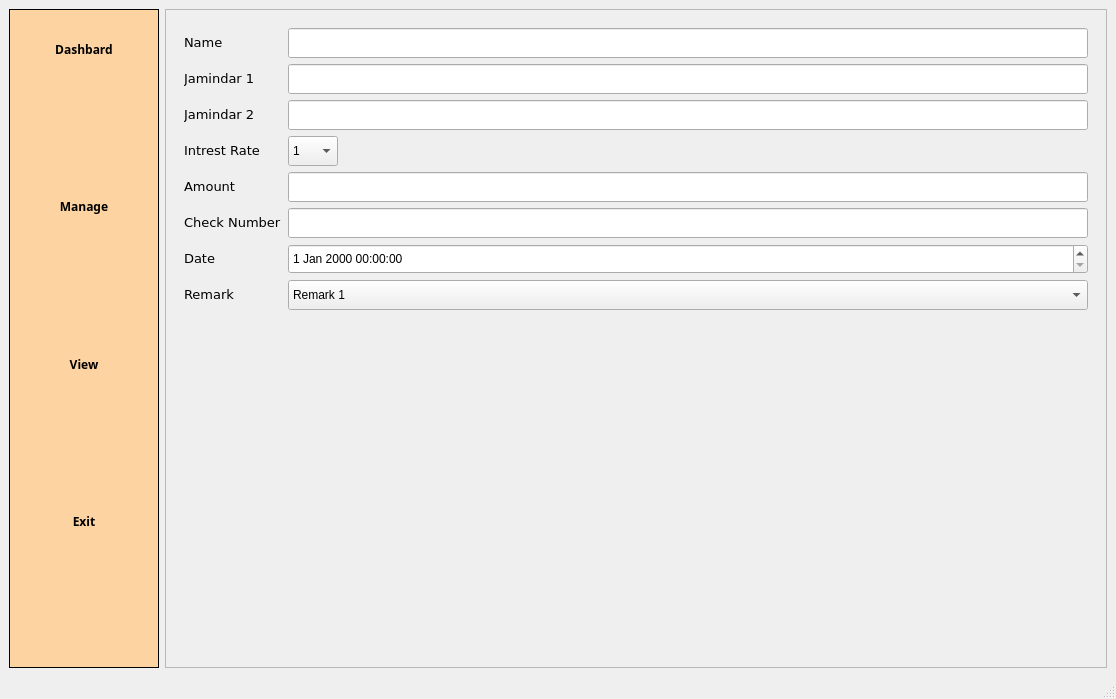
<?xml version="1.0" encoding="UTF-8"?>
<ui version="4.0">
 <class>MainWindow</class>
 <widget class="QMainWindow" name="MainWindow">
  <property name="geometry">
   <rect>
    <x>0</x>
    <y>0</y>
    <width>800</width>
    <height>699</height>
   </rect>
  </property>
  <property name="windowTitle">
   <string>MainWindow</string>
  </property>
  <widget class="QWidget" name="centralwidget">
   <layout class="QGridLayout" name="gridLayout_2">
    <item row="0" column="1">
     <widget class="QFrame" name="frame_2">
      <property name="frameShape">
       <enum>QFrame::StyledPanel</enum>
      </property>
      <property name="frameShadow">
       <enum>QFrame::Raised</enum>
      </property>
      <layout class="QGridLayout" name="gridLayout_3">
       <item row="0" column="0">
        <widget class="QStackedWidget" name="stackedWidget">
         <property name="currentIndex">
          <number>1</number>
         </property>
         <widget class="QWidget" name="page_adnewmember">
          <layout class="QGridLayout" name="gridLayout_5">
           <item row="0" column="1">
            <widget class="QTabWidget" name="tabWidget">
             <property name="currentIndex">
              <number>0</number>
             </property>
             <widget class="QWidget" name="tab">
              <attribute name="title">
               <string>Tab 1</string>
              </attribute>
              <layout class="QGridLayout" name="gridLayout_7">
               <item row="0" column="0">
                <widget class="QGroupBox" name="groupBox">
                 <property name="font">
                  <font>
                   <family>Verdana</family>
                   <pointsize>10</pointsize>
                  </font>
                 </property>
                 <property name="title">
                  <string>GroupBox</string>
                 </property>
                 <layout class="QGridLayout" name="gridLayout_4">
                  <item row="0" column="0">
                   <layout class="QFormLayout" name="formLayout">
                    <property name="sizeConstraint">
                     <enum>QLayout::SetDefaultConstraint</enum>
                    </property>
                    <property name="rowWrapPolicy">
                     <enum>QFormLayout::DontWrapRows</enum>
                    </property>
                    <property name="labelAlignment">
                     <set>Qt::AlignCenter</set>
                    </property>
                    <property name="formAlignment">
                     <set>Qt::AlignCenter</set>
                    </property>
                    <property name="horizontalSpacing">
                     <number>7</number>
                    </property>
                    <property name="verticalSpacing">
                     <number>30</number>
                    </property>
                    <property name="leftMargin">
                     <number>7</number>
                    </property>
                    <property name="topMargin">
                     <number>7</number>
                    </property>
                    <property name="rightMargin">
                     <number>7</number>
                    </property>
                    <property name="bottomMargin">
                     <number>7</number>
                    </property>
                    <item row="0" column="0">
                     <widget class="QLabel" name="label_2">
                      <property name="text">
                       <string>Number of Family member</string>
                      </property>
                     </widget>
                    </item>
                    <item row="0" column="1">
                     <widget class="QLineEdit" name="lineEdit">
                      <property name="enabled">
                       <bool>true</bool>
                      </property>
                      <property name="sizePolicy">
                       <sizepolicy hsizetype="Preferred" vsizetype="Preferred">
                        <horstretch>0</horstretch>
                        <verstretch>0</verstretch>
                       </sizepolicy>
                      </property>
                      <property name="maximumSize">
                       <size>
                        <width>500</width>
                        <height>16777215</height>
                       </size>
                      </property>
                      <property name="layoutDirection">
                       <enum>Qt::LeftToRight</enum>
                      </property>
                      <property name="alignment">
                       <set>Qt::AlignCenter</set>
                      </property>
                     </widget>
                    </item>
                    <item row="1" column="0">
                     <widget class="QLabel" name="label_24">
                      <property name="text">
                       <string>Data of Brith</string>
                      </property>
                     </widget>
                    </item>
                    <item row="1" column="1">
                     <widget class="QLineEdit" name="lineEdit_2">
                      <property name="maximumSize">
                       <size>
                        <width>500</width>
                        <height>16777215</height>
                       </size>
                      </property>
                      <property name="alignment">
                       <set>Qt::AlignCenter</set>
                      </property>
                     </widget>
                    </item>
                    <item row="2" column="0">
                     <widget class="QLabel" name="label_4">
                      <property name="text">
                       <string>First Name</string>
                      </property>
                     </widget>
                    </item>
                    <item row="2" column="1">
                     <widget class="QLineEdit" name="lineEdit_3">
                      <property name="maximumSize">
                       <size>
                        <width>500</width>
                        <height>16777215</height>
                       </size>
                      </property>
                      <property name="alignment">
                       <set>Qt::AlignCenter</set>
                      </property>
                     </widget>
                    </item>
                    <item row="3" column="0">
                     <widget class="QLabel" name="label">
                      <property name="text">
                       <string>Midddle Name</string>
                      </property>
                     </widget>
                    </item>
                    <item row="3" column="1">
                     <widget class="QLineEdit" name="lineEdit_13">
                      <property name="maximumSize">
                       <size>
                        <width>500</width>
                        <height>16777215</height>
                       </size>
                      </property>
                      <property name="alignment">
                       <set>Qt::AlignCenter</set>
                      </property>
                     </widget>
                    </item>
                    <item row="4" column="0">
                     <widget class="QLabel" name="label_3">
                      <property name="text">
                       <string>Blood Group</string>
                      </property>
                     </widget>
                    </item>
                    <item row="4" column="1">
                     <widget class="QLineEdit" name="lineEdit_14">
                      <property name="maximumSize">
                       <size>
                        <width>500</width>
                        <height>16777215</height>
                       </size>
                      </property>
                      <property name="alignment">
                       <set>Qt::AlignCenter</set>
                      </property>
                     </widget>
                    </item>
                    <item row="5" column="0">
                     <widget class="QLabel" name="label_26">
                      <property name="styleSheet">
                       <string notr="true"/>
                      </property>
                      <property name="text">
                       <string>Nomine</string>
                      </property>
                     </widget>
                    </item>
                    <item row="5" column="1">
                     <widget class="QLineEdit" name="lineEdit_4">
                      <property name="maximumSize">
                       <size>
                        <width>500</width>
                        <height>16777215</height>
                       </size>
                      </property>
                      <property name="alignment">
                       <set>Qt::AlignCenter</set>
                      </property>
                     </widget>
                    </item>
                    <item row="6" column="0">
                     <widget class="QLabel" name="label_25">
                      <property name="text">
                       <string>Data Of Joing</string>
                      </property>
                     </widget>
                    </item>
                    <item row="6" column="1">
                     <widget class="QLineEdit" name="lineEdit_15">
                      <property name="maximumSize">
                       <size>
                        <width>500</width>
                        <height>16777215</height>
                       </size>
                      </property>
                      <property name="alignment">
                       <set>Qt::AlignCenter</set>
                      </property>
                     </widget>
                    </item>
                    <item row="7" column="0">
                     <widget class="QLabel" name="label_10">
                      <property name="text">
                       <string>Addher Number</string>
                      </property>
                     </widget>
                    </item>
                    <item row="7" column="1">
                     <widget class="QLineEdit" name="lineEdit_16">
                      <property name="maximumSize">
                       <size>
                        <width>500</width>
                        <height>16777215</height>
                       </size>
                      </property>
                      <property name="alignment">
                       <set>Qt::AlignCenter</set>
                      </property>
                     </widget>
                    </item>
                    <item row="8" column="0">
                     <widget class="QLabel" name="label_23">
                      <property name="text">
                       <string>Last Name</string>
                      </property>
                     </widget>
                    </item>
                    <item row="8" column="1">
                     <widget class="QLineEdit" name="lineEdit_17">
                      <property name="maximumSize">
                       <size>
                        <width>500</width>
                        <height>16777215</height>
                       </size>
                      </property>
                      <property name="alignment">
                       <set>Qt::AlignCenter</set>
                      </property>
                     </widget>
                    </item>
                   </layout>
                  </item>
                 </layout>
                </widget>
               </item>
               <item row="0" column="1">
                <widget class="QGroupBox" name="groupBox_2">
                 <property name="font">
                  <font>
                   <family>Verdana</family>
                   <pointsize>10</pointsize>
                  </font>
                 </property>
                 <property name="title">
                  <string>GroupBox</string>
                 </property>
                 <layout class="QGridLayout" name="gridLayout_6">
                  <item row="0" column="0">
                   <layout class="QFormLayout" name="formLayout_4">
                    <property name="formAlignment">
                     <set>Qt::AlignLeading|Qt::AlignLeft|Qt::AlignVCenter</set>
                    </property>
                    <property name="horizontalSpacing">
                     <number>7</number>
                    </property>
                    <property name="verticalSpacing">
                     <number>30</number>
                    </property>
                    <property name="leftMargin">
                     <number>7</number>
                    </property>
                    <property name="topMargin">
                     <number>7</number>
                    </property>
                    <property name="rightMargin">
                     <number>7</number>
                    </property>
                    <property name="bottomMargin">
                     <number>7</number>
                    </property>
                    <item row="0" column="0">
                     <widget class="QLabel" name="label_16">
                      <property name="text">
                       <string>Mobile No</string>
                      </property>
                     </widget>
                    </item>
                    <item row="0" column="1">
                     <widget class="QLineEdit" name="lineEdit_18"/>
                    </item>
                    <item row="1" column="0">
                     <widget class="QLabel" name="label_35">
                      <property name="text">
                       <string>Mobile No</string>
                      </property>
                     </widget>
                    </item>
                    <item row="1" column="1">
                     <widget class="QLineEdit" name="lineEdit_19"/>
                    </item>
                    <item row="2" column="0">
                     <widget class="QLabel" name="label_17">
                      <property name="text">
                       <string>Email</string>
                      </property>
                     </widget>
                    </item>
                    <item row="2" column="1">
                     <widget class="QLineEdit" name="lineEdit_20"/>
                    </item>
                   </layout>
                  </item>
                 </layout>
                </widget>
               </item>
              </layout>
             </widget>
             <widget class="QWidget" name="tab_2">
              <attribute name="title">
               <string>Tab 2</string>
              </attribute>
              <layout class="QGridLayout" name="gridLayout_9">
               <item row="1" column="0">
                <widget class="QFrame" name="frame_3">
                 <property name="frameShape">
                  <enum>QFrame::StyledPanel</enum>
                 </property>
                 <property name="frameShadow">
                  <enum>QFrame::Raised</enum>
                 </property>
                 <layout class="QGridLayout" name="gridLayout_10">
                  <item row="0" column="0">
                   <spacer name="horizontalSpacer_3">
                    <property name="orientation">
                     <enum>Qt::Horizontal</enum>
                    </property>
                    <property name="sizeHint" stdset="0">
                     <size>
                      <width>40</width>
                      <height>20</height>
                     </size>
                    </property>
                   </spacer>
                  </item>
                  <item row="0" column="1">
                   <widget class="QPushButton" name="pushButton_2">
                    <property name="text">
                     <string>Add Information</string>
                    </property>
                   </widget>
                  </item>
                  <item row="0" column="2">
                   <widget class="QPushButton" name="pushButton">
                    <property name="text">
                     <string>send mail</string>
                    </property>
                   </widget>
                  </item>
                 </layout>
                </widget>
               </item>
               <item row="0" column="0">
                <widget class="QGroupBox" name="groupBox_3">
                 <property name="sizePolicy">
                  <sizepolicy hsizetype="Preferred" vsizetype="Preferred">
                   <horstretch>0</horstretch>
                   <verstretch>0</verstretch>
                  </sizepolicy>
                 </property>
                 <property name="font">
                  <font>
                   <family>Verdana</family>
                   <pointsize>10</pointsize>
                  </font>
                 </property>
                 <property name="title">
                  <string>GroupBox</string>
                 </property>
                 <property name="flat">
                  <bool>false</bool>
                 </property>
                 <property name="checkable">
                  <bool>false</bool>
                 </property>
                 <layout class="QGridLayout" name="gridLayout_8" rowstretch="2,0,0,0">
                  <property name="sizeConstraint">
                   <enum>QLayout::SetDefaultConstraint</enum>
                  </property>
                  <item row="1" column="1">
                   <widget class="QLineEdit" name="lineEdit_6">
                    <property name="maximumSize">
                     <size>
                      <width>300</width>
                      <height>30</height>
                     </size>
                    </property>
                   </widget>
                  </item>
                  <item row="3" column="1">
                   <widget class="QSpinBox" name="spinBox"/>
                  </item>
                  <item row="1" column="0">
                   <widget class="QLabel" name="label_6">
                    <property name="text">
                     <string>Lone</string>
                    </property>
                   </widget>
                  </item>
                  <item row="3" column="0">
                   <widget class="QLabel" name="label_8">
                    <property name="text">
                     <string>rate Of inrast</string>
                    </property>
                   </widget>
                  </item>
                  <item row="2" column="1">
                   <widget class="QLineEdit" name="lineEdit_7">
                    <property name="maximumSize">
                     <size>
                      <width>300</width>
                      <height>30</height>
                     </size>
                    </property>
                   </widget>
                  </item>
                  <item row="0" column="0">
                   <widget class="QLabel" name="label_5">
                    <property name="text">
                     <string>Opning Blance</string>
                    </property>
                   </widget>
                  </item>
                  <item row="2" column="0">
                   <widget class="QLabel" name="label_7">
                    <property name="text">
                     <string>Amount</string>
                    </property>
                   </widget>
                  </item>
                  <item row="0" column="1">
                   <widget class="QLineEdit" name="lineEdit_5">
                    <property name="maximumSize">
                     <size>
                      <width>300</width>
                      <height>30</height>
                     </size>
                    </property>
                   </widget>
                  </item>
                  <item row="0" column="2">
                   <spacer name="horizontalSpacer_2">
                    <property name="orientation">
                     <enum>Qt::Horizontal</enum>
                    </property>
                    <property name="sizeHint" stdset="0">
                     <size>
                      <width>40</width>
                      <height>20</height>
                     </size>
                    </property>
                   </spacer>
                  </item>
                 </layout>
                </widget>
               </item>
              </layout>
             </widget>
            </widget>
           </item>
          </layout>
         </widget>
         <widget class="QWidget" name="page_2">
          <layout class="QGridLayout" name="gridLayout_11">
           <item row="0" column="0">
            <layout class="QFormLayout" name="formLayout_2">
             <item row="0" column="0">
              <widget class="QLabel" name="label_22">
               <property name="font">
                <font>
                 <family>Verdana</family>
                 <pointsize>10</pointsize>
                </font>
               </property>
               <property name="text">
                <string>Name</string>
               </property>
              </widget>
             </item>
             <item row="0" column="1">
              <widget class="QLineEdit" name="lineEdit_9">
               <property name="minimumSize">
                <size>
                 <width>0</width>
                 <height>30</height>
                </size>
               </property>
               <property name="maximumSize">
                <size>
                 <width>800</width>
                 <height>16777215</height>
                </size>
               </property>
              </widget>
             </item>
             <item row="1" column="0">
              <widget class="QLabel" name="label_27">
               <property name="font">
                <font>
                 <family>Verdana</family>
                 <pointsize>10</pointsize>
                </font>
               </property>
               <property name="text">
                <string>Jamindar 1</string>
               </property>
              </widget>
             </item>
             <item row="1" column="1">
              <widget class="QLineEdit" name="lineEdit_10">
               <property name="minimumSize">
                <size>
                 <width>0</width>
                 <height>30</height>
                </size>
               </property>
               <property name="maximumSize">
                <size>
                 <width>800</width>
                 <height>16777215</height>
                </size>
               </property>
              </widget>
             </item>
             <item row="2" column="0">
              <widget class="QLabel" name="label_28">
               <property name="font">
                <font>
                 <family>Verdana</family>
                 <pointsize>10</pointsize>
                </font>
               </property>
               <property name="text">
                <string>Jamindar 2</string>
               </property>
              </widget>
             </item>
             <item row="2" column="1">
              <widget class="QLineEdit" name="lineEdit_8">
               <property name="minimumSize">
                <size>
                 <width>0</width>
                 <height>30</height>
                </size>
               </property>
               <property name="maximumSize">
                <size>
                 <width>800</width>
                 <height>16777215</height>
                </size>
               </property>
              </widget>
             </item>
             <item row="3" column="0">
              <widget class="QLabel" name="label_21">
               <property name="font">
                <font>
                 <family>Verdana</family>
                 <pointsize>10</pointsize>
                </font>
               </property>
               <property name="text">
                <string>Intrest Rate</string>
               </property>
              </widget>
             </item>
             <item row="3" column="1">
              <widget class="QComboBox" name="comboBox">
               <property name="minimumSize">
                <size>
                 <width>0</width>
                 <height>30</height>
                </size>
               </property>
               <property name="maximumSize">
                <size>
                 <width>50</width>
                 <height>16777215</height>
                </size>
               </property>
               <item>
                <property name="text">
                 <string>1</string>
                </property>
               </item>
               <item>
                <property name="text">
                 <string>2</string>
                </property>
               </item>
              </widget>
             </item>
             <item row="4" column="0">
              <widget class="QLabel" name="label_18">
               <property name="font">
                <font>
                 <family>Verdana</family>
                 <pointsize>10</pointsize>
                </font>
               </property>
               <property name="text">
                <string>Amount</string>
               </property>
              </widget>
             </item>
             <item row="4" column="1">
              <widget class="QLineEdit" name="lineEdit_12">
               <property name="minimumSize">
                <size>
                 <width>0</width>
                 <height>30</height>
                </size>
               </property>
               <property name="maximumSize">
                <size>
                 <width>800</width>
                 <height>16777215</height>
                </size>
               </property>
              </widget>
             </item>
             <item row="5" column="0">
              <widget class="QLabel" name="label_29">
               <property name="font">
                <font>
                 <family>Verdana</family>
                 <pointsize>10</pointsize>
                </font>
               </property>
               <property name="text">
                <string>Check Number</string>
               </property>
              </widget>
             </item>
             <item row="5" column="1">
              <widget class="QLineEdit" name="lineEdit_21">
               <property name="minimumSize">
                <size>
                 <width>0</width>
                 <height>30</height>
                </size>
               </property>
               <property name="maximumSize">
                <size>
                 <width>800</width>
                 <height>16777215</height>
                </size>
               </property>
              </widget>
             </item>
             <item row="6" column="0">
              <widget class="QLabel" name="label_20">
               <property name="font">
                <font>
                 <family>Verdana</family>
                 <pointsize>10</pointsize>
                </font>
               </property>
               <property name="text">
                <string>Date</string>
               </property>
              </widget>
             </item>
             <item row="6" column="1">
              <widget class="QDateTimeEdit" name="dateTimeEdit">
               <property name="minimumSize">
                <size>
                 <width>0</width>
                 <height>30</height>
                </size>
               </property>
               <property name="maximumSize">
                <size>
                 <width>800</width>
                 <height>16777215</height>
                </size>
               </property>
              </widget>
             </item>
             <item row="7" column="0">
              <widget class="QLabel" name="label_19">
               <property name="font">
                <font>
                 <family>Verdana</family>
                 <pointsize>10</pointsize>
                </font>
               </property>
               <property name="text">
                <string>Remark</string>
               </property>
              </widget>
             </item>
             <item row="7" column="1">
              <widget class="QComboBox" name="comboBox_2">
               <property name="minimumSize">
                <size>
                 <width>800</width>
                 <height>30</height>
                </size>
               </property>
               <property name="maximumSize">
                <size>
                 <width>1000</width>
                 <height>16777215</height>
                </size>
               </property>
               <item>
                <property name="text">
                 <string>Remark 1</string>
                </property>
               </item>
               <item>
                <property name="text">
                 <string>Remark 2</string>
                </property>
               </item>
               <item>
                <property name="text">
                 <string>Remark 3</string>
                </property>
               </item>
              </widget>
             </item>
            </layout>
           </item>
          </layout>
         </widget>
        </widget>
       </item>
      </layout>
     </widget>
    </item>
    <item row="0" column="0">
     <widget class="QFrame" name="frame">
      <property name="sizePolicy">
       <sizepolicy hsizetype="Preferred" vsizetype="Preferred">
        <horstretch>0</horstretch>
        <verstretch>0</verstretch>
       </sizepolicy>
      </property>
      <property name="minimumSize">
       <size>
        <width>150</width>
        <height>0</height>
       </size>
      </property>
      <property name="font">
       <font>
        <pointsize>40</pointsize>
        <weight>50</weight>
        <bold>false</bold>
       </font>
      </property>
      <property name="layoutDirection">
       <enum>Qt::LeftToRight</enum>
      </property>
      <property name="styleSheet">
       <string notr="true">background-color:qlineargradient(spread:pad, x1:0, y1:0, x2:0, y2:0, stop:0 rgba(252, 211, 161, 255), stop:1 rgba(235, 189, 255, 255))</string>
      </property>
      <property name="frameShape">
       <enum>QFrame::StyledPanel</enum>
      </property>
      <property name="frameShadow">
       <enum>QFrame::Raised</enum>
      </property>
      <layout class="QGridLayout" name="gridLayout">
       <item row="0" column="0">
        <layout class="QVBoxLayout" name="verticalLayout">
         <property name="spacing">
          <number>0</number>
         </property>
         <property name="bottomMargin">
          <number>0</number>
         </property>
         <item>
          <widget class="QPushButton" name="pushButton_5">
           <property name="sizePolicy">
            <sizepolicy hsizetype="Preferred" vsizetype="Preferred">
             <horstretch>0</horstretch>
             <verstretch>0</verstretch>
            </sizepolicy>
           </property>
           <property name="minimumSize">
            <size>
             <width>100</width>
             <height>50</height>
            </size>
           </property>
           <property name="maximumSize">
            <size>
             <width>100</width>
             <height>40</height>
            </size>
           </property>
           <property name="font">
            <font>
             <family>Arial Black</family>
             <pointsize>9</pointsize>
             <weight>75</weight>
             <bold>true</bold>
             <kerning>true</kerning>
            </font>
           </property>
           <property name="whatsThis">
            <string>Button</string>
           </property>
           <property name="layoutDirection">
            <enum>Qt::LeftToRight</enum>
           </property>
           <property name="styleSheet">
            <string notr="true">QPushButton {
	border: none;
	background-color: rgba(13, 9, 36,0);
	border-radius: 13;
	color: rgb(0, 0, 0)
}

QPushButton:hover {
	background-colora: rgb(85, 0, 255,0);
	color: rgb(218, 145, 0)
}

QPushButton:pressed {
	background-color: rgb(0, 0, 0);
}</string>
           </property>
           <property name="text">
            <string>Dashbard</string>
           </property>
           <property name="autoDefault">
            <bool>false</bool>
           </property>
           <property name="default">
            <bool>false</bool>
           </property>
           <property name="flat">
            <bool>false</bool>
           </property>
          </widget>
         </item>
         <item>
          <spacer name="verticalSpacer">
           <property name="orientation">
            <enum>Qt::Vertical</enum>
           </property>
           <property name="sizeHint" stdset="0">
            <size>
             <width>20</width>
             <height>40</height>
            </size>
           </property>
          </spacer>
         </item>
         <item>
          <widget class="QPushButton" name="pushButton_6">
           <property name="sizePolicy">
            <sizepolicy hsizetype="Preferred" vsizetype="Preferred">
             <horstretch>0</horstretch>
             <verstretch>0</verstretch>
            </sizepolicy>
           </property>
           <property name="minimumSize">
            <size>
             <width>100</width>
             <height>40</height>
            </size>
           </property>
           <property name="maximumSize">
            <size>
             <width>100</width>
             <height>50</height>
            </size>
           </property>
           <property name="font">
            <font>
             <family>Arial Black</family>
             <pointsize>9</pointsize>
             <weight>75</weight>
             <bold>true</bold>
             <kerning>true</kerning>
            </font>
           </property>
           <property name="whatsThis">
            <string>Button</string>
           </property>
           <property name="layoutDirection">
            <enum>Qt::LeftToRight</enum>
           </property>
           <property name="styleSheet">
            <string notr="true">QPushButton {
	border: none;
	background-color: rgba(13, 9, 36,0);
	border-radius: 13;
	color: rgb(0, 0, 0)
}

QPushButton:hover {
	background-colora: rgb(85, 0, 255,0);
	color: rgb(218, 145, 0)
}

QPushButton:pressed {
	background-color: rgb(0, 0, 0);
}</string>
           </property>
           <property name="text">
            <string>Manage</string>
           </property>
           <property name="autoDefault">
            <bool>false</bool>
           </property>
           <property name="default">
            <bool>false</bool>
           </property>
           <property name="flat">
            <bool>false</bool>
           </property>
          </widget>
         </item>
         <item>
          <spacer name="verticalSpacer_3">
           <property name="orientation">
            <enum>Qt::Vertical</enum>
           </property>
           <property name="sizeHint" stdset="0">
            <size>
             <width>20</width>
             <height>40</height>
            </size>
           </property>
          </spacer>
         </item>
         <item>
          <widget class="QPushButton" name="pushButton_7">
           <property name="sizePolicy">
            <sizepolicy hsizetype="Preferred" vsizetype="Preferred">
             <horstretch>0</horstretch>
             <verstretch>0</verstretch>
            </sizepolicy>
           </property>
           <property name="minimumSize">
            <size>
             <width>100</width>
             <height>40</height>
            </size>
           </property>
           <property name="maximumSize">
            <size>
             <width>100</width>
             <height>50</height>
            </size>
           </property>
           <property name="font">
            <font>
             <family>Arial Black</family>
             <pointsize>9</pointsize>
             <weight>75</weight>
             <bold>true</bold>
             <kerning>true</kerning>
            </font>
           </property>
           <property name="whatsThis">
            <string>Button</string>
           </property>
           <property name="layoutDirection">
            <enum>Qt::LeftToRight</enum>
           </property>
           <property name="styleSheet">
            <string notr="true">QPushButton {
	border: none;
	background-color: rgba(13, 9, 36,0);
	border-radius: 13;
	color: rgb(0, 0, 0)
}

QPushButton:hover {
	background-colora: rgb(85, 0, 255,0);
	color: rgb(218, 145, 0)
}

QPushButton:pressed {
	background-color: rgb(0, 0, 0);
}</string>
           </property>
           <property name="text">
            <string>View</string>
           </property>
           <property name="autoDefault">
            <bool>false</bool>
           </property>
           <property name="default">
            <bool>false</bool>
           </property>
           <property name="flat">
            <bool>false</bool>
           </property>
          </widget>
         </item>
         <item>
          <spacer name="verticalSpacer_4">
           <property name="orientation">
            <enum>Qt::Vertical</enum>
           </property>
           <property name="sizeHint" stdset="0">
            <size>
             <width>20</width>
             <height>40</height>
            </size>
           </property>
          </spacer>
         </item>
         <item>
          <widget class="QPushButton" name="pushButton_8">
           <property name="sizePolicy">
            <sizepolicy hsizetype="Preferred" vsizetype="Preferred">
             <horstretch>0</horstretch>
             <verstretch>0</verstretch>
            </sizepolicy>
           </property>
           <property name="minimumSize">
            <size>
             <width>100</width>
             <height>40</height>
            </size>
           </property>
           <property name="maximumSize">
            <size>
             <width>100</width>
             <height>40</height>
            </size>
           </property>
           <property name="font">
            <font>
             <family>Arial Black</family>
             <pointsize>9</pointsize>
             <weight>75</weight>
             <bold>true</bold>
             <kerning>true</kerning>
            </font>
           </property>
           <property name="whatsThis">
            <string/>
           </property>
           <property name="layoutDirection">
            <enum>Qt::LeftToRight</enum>
           </property>
           <property name="styleSheet">
            <string notr="true">QPushButton {
	border: none;
	background-color: rgba(13, 9, 36,0);
	border-radius: 13;
	color: rgb(0, 0, 0)
}

QPushButton:hover {
	background-colora: rgb(85, 0, 255,0);
	color: rgb(218, 145, 0)
}

QPushButton:pressed {
	background-color: rgb(0, 0, 0);
}</string>
           </property>
           <property name="text">
            <string>Exit</string>
           </property>
           <property name="autoDefault">
            <bool>false</bool>
           </property>
           <property name="default">
            <bool>false</bool>
           </property>
           <property name="flat">
            <bool>false</bool>
           </property>
          </widget>
         </item>
         <item>
          <spacer name="verticalSpacer_2">
           <property name="orientation">
            <enum>Qt::Vertical</enum>
           </property>
           <property name="sizeHint" stdset="0">
            <size>
             <width>20</width>
             <height>40</height>
            </size>
           </property>
          </spacer>
         </item>
        </layout>
       </item>
      </layout>
     </widget>
    </item>
   </layout>
  </widget>
  <widget class="QMenuBar" name="menubar">
   <property name="geometry">
    <rect>
     <x>0</x>
     <y>0</y>
     <width>800</width>
     <height>26</height>
    </rect>
   </property>
  </widget>
  <widget class="QStatusBar" name="statusbar"/>
 </widget>
 <resources/>
 <connections/>
</ui>
